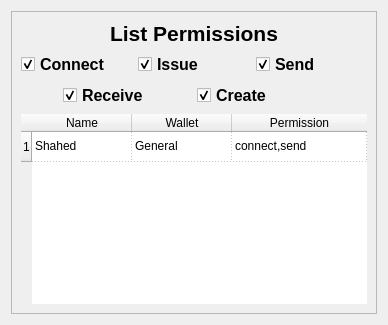
<?xml version="1.0" encoding="UTF-8"?>
<ui version="4.0">
 <class>Form</class>
 <widget class="QWidget" name="Form">
  <property name="geometry">
   <rect>
    <x>0</x>
    <y>0</y>
    <width>388</width>
    <height>325</height>
   </rect>
  </property>
  <property name="windowTitle">
   <string>Form</string>
  </property>
  <layout class="QGridLayout" name="gridLayout">
   <item row="0" column="0">
    <widget class="QFrame" name="frame">
     <property name="frameShape">
      <enum>QFrame::StyledPanel</enum>
     </property>
     <property name="frameShadow">
      <enum>QFrame::Raised</enum>
     </property>
     <layout class="QVBoxLayout" name="verticalLayout">
      <item alignment="Qt::AlignHCenter">
       <widget class="QLabel" name="label">
        <property name="text">
         <string>&lt;html&gt;&lt;head/&gt;&lt;body&gt;&lt;p&gt;&lt;span style=&quot; font-size:16pt; font-weight:600;&quot;&gt;List Permissions&lt;/span&gt;&lt;/p&gt;&lt;/body&gt;&lt;/html&gt;</string>
        </property>
       </widget>
      </item>
      <item>
       <layout class="QHBoxLayout" name="horizontalLayout">
        <item>
         <widget class="QCheckBox" name="connect_ch">
          <property name="font">
           <font>
            <pointsize>12</pointsize>
            <weight>75</weight>
            <bold>true</bold>
           </font>
          </property>
          <property name="text">
           <string>Connect</string>
          </property>
          <property name="checked">
           <bool>true</bool>
          </property>
         </widget>
        </item>
        <item>
         <widget class="QCheckBox" name="issue_ch">
          <property name="font">
           <font>
            <pointsize>12</pointsize>
            <weight>75</weight>
            <bold>true</bold>
           </font>
          </property>
          <property name="text">
           <string>Issue</string>
          </property>
          <property name="checked">
           <bool>true</bool>
          </property>
         </widget>
        </item>
        <item>
         <widget class="QCheckBox" name="send_ch">
          <property name="font">
           <font>
            <pointsize>12</pointsize>
            <weight>75</weight>
            <bold>true</bold>
           </font>
          </property>
          <property name="text">
           <string>Send</string>
          </property>
          <property name="checked">
           <bool>true</bool>
          </property>
         </widget>
        </item>
       </layout>
      </item>
      <item>
       <layout class="QHBoxLayout" name="horizontalLayout_2">
        <item alignment="Qt::AlignHCenter">
         <widget class="QCheckBox" name="receive_ch">
          <property name="font">
           <font>
            <pointsize>12</pointsize>
            <weight>75</weight>
            <bold>true</bold>
           </font>
          </property>
          <property name="text">
           <string>Receive</string>
          </property>
          <property name="checked">
           <bool>true</bool>
          </property>
         </widget>
        </item>
        <item>
         <widget class="QCheckBox" name="create_ch">
          <property name="font">
           <font>
            <pointsize>12</pointsize>
            <weight>75</weight>
            <bold>true</bold>
           </font>
          </property>
          <property name="text">
           <string>Create</string>
          </property>
          <property name="checked">
           <bool>true</bool>
          </property>
         </widget>
        </item>
       </layout>
      </item>
      <item>
       <widget class="QTableWidget" name="addr_table">
        <property name="sizePolicy">
         <sizepolicy hsizetype="Expanding" vsizetype="Expanding">
          <horstretch>1</horstretch>
          <verstretch>0</verstretch>
         </sizepolicy>
        </property>
        <property name="minimumSize">
         <size>
          <width>315</width>
          <height>30</height>
         </size>
        </property>
        <property name="frameShape">
         <enum>QFrame::NoFrame</enum>
        </property>
        <property name="lineWidth">
         <number>1</number>
        </property>
        <property name="showGrid">
         <bool>true</bool>
        </property>
        <property name="gridStyle">
         <enum>Qt::DotLine</enum>
        </property>
        <property name="sortingEnabled">
         <bool>true</bool>
        </property>
        <property name="rowCount">
         <number>1</number>
        </property>
        <attribute name="horizontalHeaderVisible">
         <bool>true</bool>
        </attribute>
        <attribute name="horizontalHeaderCascadingSectionResizes">
         <bool>true</bool>
        </attribute>
        <attribute name="horizontalHeaderDefaultSectionSize">
         <number>100</number>
        </attribute>
        <attribute name="horizontalHeaderMinimumSectionSize">
         <number>100</number>
        </attribute>
        <attribute name="horizontalHeaderStretchLastSection">
         <bool>true</bool>
        </attribute>
        <attribute name="verticalHeaderCascadingSectionResizes">
         <bool>true</bool>
        </attribute>
        <attribute name="verticalHeaderMinimumSectionSize">
         <number>30</number>
        </attribute>
        <attribute name="verticalHeaderShowSortIndicator" stdset="0">
         <bool>false</bool>
        </attribute>
        <row>
         <property name="text">
          <string>1</string>
         </property>
        </row>
        <column>
         <property name="text">
          <string>Name</string>
         </property>
        </column>
        <column>
         <property name="text">
          <string>Wallet</string>
         </property>
        </column>
        <column>
         <property name="text">
          <string>Permission</string>
         </property>
        </column>
        <item row="0" column="0">
         <property name="text">
          <string>Shahed</string>
         </property>
        </item>
        <item row="0" column="1">
         <property name="text">
          <string>General</string>
         </property>
        </item>
        <item row="0" column="2">
         <property name="text">
          <string>connect,send</string>
         </property>
        </item>
       </widget>
      </item>
     </layout>
    </widget>
   </item>
  </layout>
 </widget>
 <resources/>
 <connections/>
</ui>
